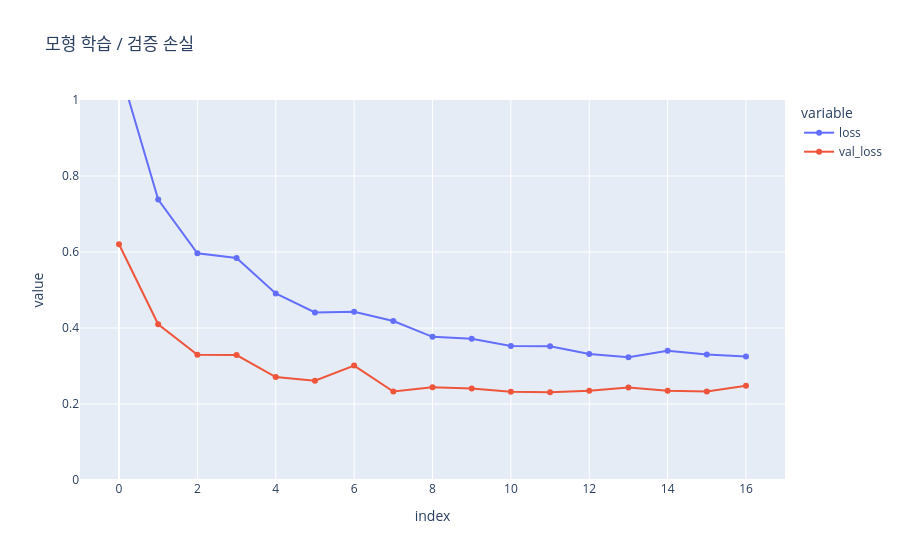

The notebook cell this image was saved under:
### Code cell
# LSTM 평가


Eval_func(model_LSTM, history_LSTM)


# → LSTM의 학습·평가 성능표와 손실 그래프를 보겠다

### Figure 1 — Plotly figure (JSON) as saved in the notebook; plotly's stock layout.template omitted (floating-point values rounded to 4 significant figures)
{"data": [{"hovertemplate": "variable=loss<br>index=%{x}<br>value=%{y}<extra></extra>", "legendgroup": "loss", "line": {"color": "#636efa", "dash": "solid"}, "marker": {"symbol": "circle"}, "mode": "lines+markers", "name": "loss", "orientation": "v", "showlegend": true, "type": "scatter", "x": [0, 1, 2, 3, 4, 5, 6, 7, 8, 9, 10, 11, 12, 13, 14, 15, 16], "xaxis": "x", "y": [1.089, 0.7379, 0.5966, 0.5843, 0.4911, 0.4407, 0.443, 0.4183, 0.3767, 0.3719, 0.3525, 0.352, 0.3318, 0.3229, 0.3404, 0.3301, 0.3249], "yaxis": "y"}, {"hovertemplate": "variable=val_loss<br>index=%{x}<br>value=%{y}<extra></extra>", "legendgroup": "val_loss", "line": {"color": "#EF553B", "dash": "solid"}, "marker": {"symbol": "circle"}, "mode": "lines+markers", "name": "val_loss", "orientation": "v", "showlegend": true, "type": "scatter", "x": [0, 1, 2, 3, 4, 5, 6, 7, 8, 9, 10, 11, 12, 13, 14, 15, 16], "xaxis": "x", "y": [0.6202, 0.4097, 0.3295, 0.3289, 0.2708, 0.2611, 0.3011, 0.233, 0.244, 0.2409, 0.2324, 0.2308, 0.2349, 0.2432, 0.2351, 0.2329, 0.2477], "yaxis": "y"}], "layout": {"legend": {"title": {"text": "variable"}, "tracegroupgap": 0}, "title": {"text": "모형 학습 / 검증 손실"}, "xaxis": {"anchor": "y", "domain": [0, 1], "title": {"text": "index"}}, "yaxis": {"anchor": "x", "domain": [0, 1], "range": [0, 1], "title": {"text": "value"}}}}
